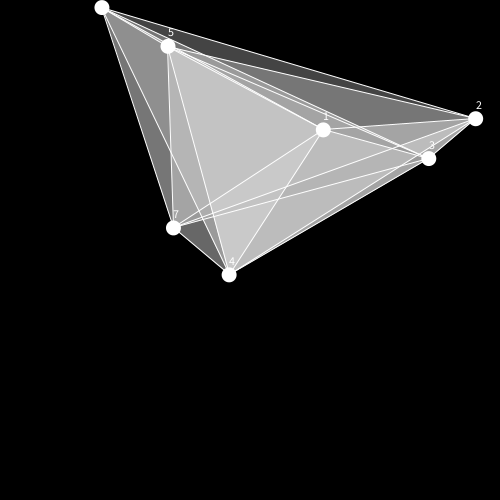
Frame 1 (no input)
Frame 60 (the mouse pressed at the canvas centre just before this capture): identical to frame 1, image omitted
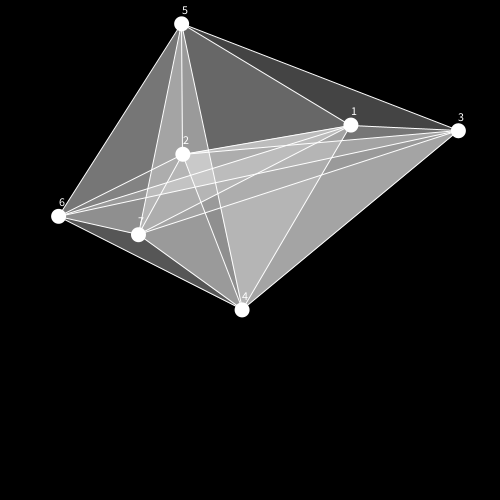
Frame 120 (the mouse held since frame 60 and released just before this capture)

The Processing sketch that drew these frames (run headless with seeded random() and noise(); from frame 60 on, the mouse is pressed at the canvas centre):

// Processing sketch: processing_86294
// ── processing_86294.pde

float a;
float b;
float c;
float d;
float e;
float f;
float g;
float h;
float i;
float j;
float k;
float l;
float m;
float n;

void setup () {
  size (500,500);
  smooth ();
  
  a = random(0,width);
  b = random(0,height);
  c = random(0,width);
  d = random(0,height);
  e = random(0,width);
  f = random(0,height);
  g = random(0,width);
  h = random(0,height);
  i = random(0,width);
  j = random(0,height);
  k = random(0,width);
  l = random(0,height);
  m = random(0,width);
  n = random(0,height);
  /*
  a = random(0,width);
  b = random(0,height);
  c = random(0,width);
  d = random(0,height);
  e = random(0,width);
  f = random(0,height);
  g = random(0,width);
  h = random(0,height);
  i = random(0,width);
  j = random(0,height);
  k = random(0,width);
  l = random(0,height);
  m = random(0,width);
  n = random(0,height);
  */
  
  fill (0);
  rect (0,0,width,height);
}

void draw () {
  
  noStroke ();
  fill (0);
  rect (0,0,width,height);
  
  
  
  //   INT
  
  
  
  int rand;
  rand = (1/4)+(mouseX/25);
  int rand2;
  rand2 = rand/2;
  
  int tc;
  tc = 15;
  
  int sw;
  sw = 1;
  
  int dplch;
  dplch = 0;
  int dplcv;
  dplcv = 0;
  
  color cq = color (255,25);
  color ce = color (255);
  color cl = color (255);
  
  
  
  
  
  a = a + random(0,rand) - rand/2 + dplch;
  if (a < 0) { 
  a = width/2;}
  if (a > width) { 
  a = random(0,width);}
  
  b = b + random(0,rand) - rand/2 + dplcv;
  if (b < 0) { 
  b = height/2;}
  if (b > height) { 
  b = random(0,height);}
  
  c = c + random(0,rand) - rand/2 + dplch;
  if (c < 0) { 
  c = width/2;}
  if (c > width) { 
  c = random(0,width);}
  
  d = d + random(0,rand) - rand/2 + dplcv;
  if (d < 0) { 
  d = height/2;}
  if (d > height) { 
  d = random(0,height);}
  
  e = e + random(0,rand) - rand/2 + dplch;
  if (e < 0) { 
  e = width/2;}
  if (e > width) { 
  e = random(0,width);}
  
  f = f + random(0,rand) - rand/2 + dplcv;
  if (f < 0) { 
  f = height/2;}
  if (f > height) { 
  f = random(0,height);}
  
  g = g + random(0,rand) - rand/2 + dplch;
  if (g < 0) { 
  g = width/2;}
  if (g > width) { 
  g = random(0,width);}
  
  h = h + random(0,rand) - rand/2 + dplcv;
  if (h < 0) { 
  h = height/2;}
  if (h > height) { 
  h = random(0,height);}
  
  i = i + random(0,rand) - rand/2 + dplch;
  if (i < 0) { 
  i = width/2;}
  if (i > width) { 
  i = random(0,width);}
  
  j = j + random(0,rand) - rand/2 + dplcv;
  if (j < 0) { 
  j = height/2;}
  if (j > height) { 
  j = random(0,height);}
  
  k = k + random(0,rand) - rand/2 + dplch;
  if (k < 0) { 
  k = width/2;}
  if (k > width) { 
  k = random(0,width);}
  
  l = l + random(0,rand) - rand/2 + dplcv;
  if (l < 0) { 
  l = height/2;}
  if (l > height) { 
  l = random(0,height);}
  
  m = m + random(0,rand) - rand/2 + dplch;
  if (m < 0) { 
  m = width/2;}
  if (m > width) { 
  m = random(0,width);}
  
  n = n + random(0,rand) - rand/2 + dplcv;
  if (n < 0) { 
  n = height/2;}
  if (n > height) { 
  n = random(0,height);}
  
  
  
  //   quad
  
  
  
  fill (cq);
  //   a,b,c,d
  quad (a,b,c,d,e,f,g,h);
  quad (a,b,c,d,e,f,i,j);
  quad (a,b,c,d,e,f,k,l);
  quad (a,b,c,d,e,f,m,n);
  quad (a,b,c,d,g,h,i,j);
  quad (a,b,c,d,g,h,k,l);
  quad (a,b,c,d,g,h,m,n);
  quad (a,b,c,d,i,j,k,l);
  quad (a,b,c,d,i,j,m,n);
  quad (a,b,c,d,k,l,m,n);
  //a,b,e,f
  quad (a,b,e,f,g,h,i,j);
  quad (a,b,e,f,g,h,k,l);
  quad (a,b,e,f,g,h,m,n);
  //a,b,g,h
  quad (a,b,g,h,i,j,k,l);
  quad (a,b,g,h,i,j,m,n);
  quad (a,b,g,h,m,n,k,l);
  //a,b,i,j
  quad (a,b,i,j,k,l,m,n);
  //c,d,e,f
  quad (c,d,e,f,g,h,i,j);
  quad (c,d,e,f,g,h,k,l);
  quad (c,d,e,f,g,h,m,n);
  quad (c,d,e,f,i,j,k,l);
  quad (c,d,e,f,i,j,m,n);
  quad (c,d,e,f,k,l,m,n);
  //e,f,g,h
  quad (e,f,g,h,i,j,k,l);
  quad (e,f,g,h,i,j,m,n);
  quad (e,f,g,h,k,l,m,n);
  // g,h,i,j
  quad (g,h,i,j,k,l,m,n);
  
  
  
  //   ellipses
  
  
  
  fill (ce);
  ellipse (a,b,tc*1,tc*1);
  ellipse (c,d,tc*1,tc*1);
  ellipse (e,f,tc*1,tc*1);
  ellipse (g,h,tc*1,tc*1);
  ellipse (i,j,tc*1,tc*1);
  ellipse (k,l,tc*1,tc*1);
  ellipse (m,n,tc*1,tc*1);
  
  
  
  //   lines
  
  
  
  strokeWeight (sw);
  stroke (cl);
  line (a,b,c,d);
  line (a,b,e,f);
  line (a,b,g,h);
  line (a,b,i,j);
  line (a,b,k,l);
  line (a,b,m,n);
  
  line (c,d,e,f);
  line (c,d,g,h);
  line (c,d,i,j);
  line (c,d,k,l);
  line (c,d,m,n);
  
  line (e,f,g,h);
  line (e,f,i,j);
  line (e,f,k,l);
  line (e,f,m,n);
  
  line (g,h,i,j);
  line (g,h,k,l);
  line (g,h,m,n);
  
  line (i,j,k,l);
  line (i,j,m,n);
  
  line (k,l,m,n);
  
  
  
  //   texte
  
  
  
  text (1,a,b-10);
  text (2,c,d-10);
  text (3,e,f-10);
  text (4,g,h-10);
  text (5,i,j-10);
  text (6,k,l-10);
  text (7,m,n-10);
  
  
}
